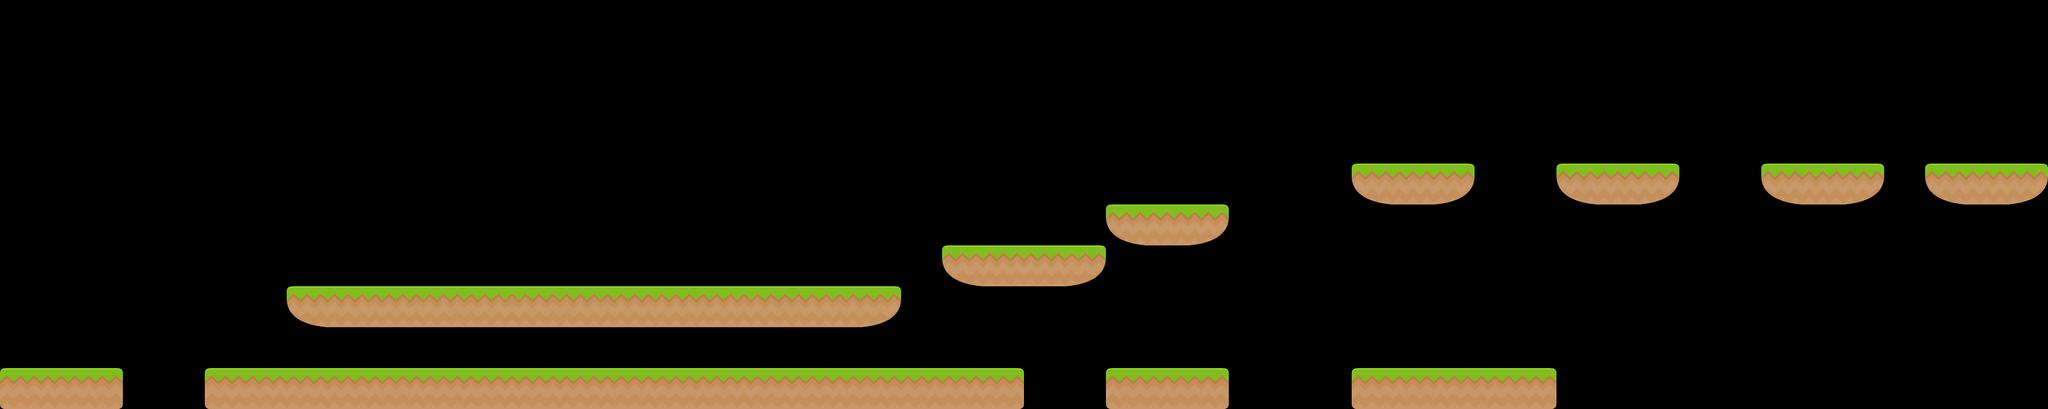

Tiled map render using the project's own tile images. Description and the whole map definition, tile-layer contents included, below:
An orthogonal 50x10 tile map with 70x70 px tiles, 1 tile layer (Tile Layer 1) and 27 objects (11x platform, 5x destrBox, 2x question, 2x portal, exitSign, ...).

<map version="1.2" tiledversion="1.2.3" orientation="orthogonal" renderorder="right-down" width="50" height="10" tilewidth="70" tileheight="70" infinite="0" nextlayerid="4" nextobjectid="74">
 <properties>
  <property name="star1time" type="float" value="44" />
 </properties>
 <tileset firstgid="1" name="tiles_spritesheet" tilewidth="70" tileheight="70" spacing="2" tilecount="156" columns="12">
  <image source="tiles_spritesheet.png" width="914" height="936" />
 </tileset>
 <layer id="3" name="Tile Layer 1" width="50" height="10">
  <data encoding="csv">
0,0,0,0,0,0,0,0,0,0,0,0,0,0,0,0,0,0,0,0,0,0,0,0,0,0,0,0,0,0,0,0,0,0,0,0,0,0,0,0,0,0,0,0,0,0,0,0,0,0,
0,0,0,0,0,0,0,0,0,0,0,0,0,0,0,0,0,0,0,0,0,0,0,0,0,0,0,0,0,0,0,0,0,0,0,0,0,0,0,0,0,0,0,0,0,0,0,0,0,0,
0,0,0,0,0,0,0,0,0,0,0,0,0,0,0,0,0,0,0,0,0,0,0,0,0,0,0,0,0,0,0,0,0,0,0,0,0,0,0,0,0,0,0,0,0,0,0,0,0,0,
0,0,0,0,0,0,0,0,0,0,0,0,0,0,0,0,0,0,0,0,0,0,0,0,0,0,0,0,0,0,0,0,0,0,0,0,0,0,0,0,0,0,0,0,0,0,0,0,0,0,
0,0,0,0,0,0,0,0,0,0,0,0,0,0,0,0,0,0,0,0,0,0,0,0,0,0,0,0,0,0,0,0,0,129,104,105,0,0,129,104,105,0,0,129,104,105,0,129,104,105,
0,0,0,0,0,0,0,0,0,0,0,0,0,0,0,0,0,0,0,0,0,0,0,0,0,0,0,129,104,105,0,0,0,0,0,0,0,0,0,0,0,0,0,0,0,0,0,0,0,0,
0,0,0,0,0,0,0,0,0,0,0,0,0,0,0,0,0,0,0,0,0,0,0,129,104,104,105,0,0,0,0,0,0,0,0,0,0,0,0,0,0,0,0,0,0,0,0,0,0,0,
0,0,0,0,0,0,0,129,104,104,104,104,104,104,104,104,104,104,104,104,104,105,0,0,0,0,0,0,0,0,0,0,0,0,0,0,0,0,0,0,0,0,0,0,0,0,0,0,0,0,
0,0,0,0,0,0,0,0,0,0,0,0,0,0,0,0,0,0,0,0,0,0,0,0,0,0,0,0,0,0,0,0,0,0,0,0,0,0,0,0,0,0,0,0,0,0,0,0,0,0,
116,104,92,0,0,116,104,104,104,104,104,104,104,104,104,104,104,104,104,104,104,104,104,104,92,0,0,116,104,92,0,0,0,116,104,104,104,92,0,0,0,0,0,0,0,0,0,0,0,0
</data>
 </layer>
 <objectgroup id="2" name="Object Layer 1">
  <object id="1" type="exitSign" gid="65" x="3360" y="280" width="70" height="70" />
  <object id="3" type="doorBot" gid="58" x="3430" y="280" width="70" height="70" />
  <object id="4" type="doorTop" gid="46" x="3430" y="210" width="70" height="70" />
  <object id="18" type="platform" x="0" y="630" width="210" height="70" />
  <object id="28" type="enemyBox" gid="61" x="1960" y="630" width="70" height="70" />
  <object id="38" type="platform" x="3290" y="280" width="210" height="70" />
  <object id="42" type="destrBox" gid="73" x="2170" y="420" width="70" height="70" />
  <object id="43" type="destrBox" gid="73" x="2170" y="630" width="70" height="70" />
  <object id="44" type="destrBox" gid="73" x="2170" y="560" width="70" height="70" />
  <object id="45" type="destrBox" gid="73" x="2170" y="490" width="70" height="70" />
  <object id="46" type="destrBox" gid="73" x="2170" y="700" width="70" height="70" />
  <object id="48" type="exitTrigger" x="3010" y="210" width="210" height="70" />
  <object id="52" type="platform" x="1610" y="420" width="280" height="70" />
  <object id="54" type="platform" x="350" y="630" width="1400" height="70" />
  <object id="55" type="platform" x="1890" y="350" width="210" height="70" />
  <object id="56" type="platform" x="2310" y="630" width="350" height="70" />
  <object id="57" type="platform" x="1890" y="630" width="210" height="70" />
  <object id="60" type="coin" x="2450" y="560" width="70" height="70" />
  <object id="65" type="platform" x="490" y="490" width="1050" height="70" />
  <object id="66" type="question" gid="25" x="630" y="630" width="70" height="70">
   <properties>
    <property name="answer" value="84" />
    <property name="question" value="28 * 3" />
   </properties>
  </object>
  <object id="67" type="messagePrompt" x="420" y="560" width="210" height="70">
   <properties>
    <property name="message" value="Question boxes require a correct answer to pass" />
   </properties>
  </object>
  <object id="68" type="question" gid="25" x="1540" y="630" width="70" height="70">
   <properties>
    <property name="answer" value="26" />
    <property name="question" value="(10 + 3) * 2" />
   </properties>
  </object>
  <object id="69" type="portal" gid="98" x="2590" y="630" width="70" height="70" />
  <object id="70" type="portal" gid="98" x="1050" y="490" width="70" height="70" />
  <object id="71" type="platform" x="2310" y="280" width="210" height="70" />
  <object id="72" type="platform" x="2660" y="280" width="210" height="70" />
  <object id="73" type="platform" x="3010" y="280" width="210" height="70" />
 </objectgroup>
</map>
